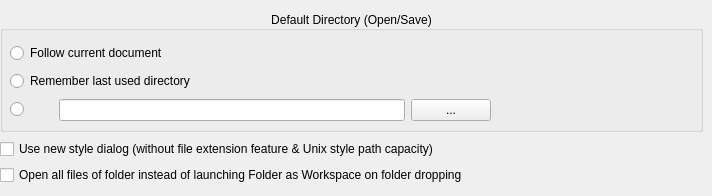
       <widget class="QWidget" name="IDD_PREFERENCE_DEFAULTDIRECTORY_BOX">
        <widget class="QWidget" name="layoutWidget">
         <property name="geometry">
          <rect>
           <x>0</x>
           <y>10</y>
           <width>703</width>
           <height>177</height>
          </rect>
         </property>
         <layout class="QVBoxLayout" name="verticalLayout_13">
          <item>
           <widget class="QGroupBox" name="IDC_OPENSAVEDIR_GR_STATIC">
            <property name="minimumSize">
             <size>
              <width>0</width>
              <height>121</height>
             </size>
            </property>
            <property name="maximumSize">
             <size>
              <width>16777215</width>
              <height>121</height>
             </size>
            </property>
            <property name="title">
             <string>Default Directory (Open/Save)</string>
            </property>
            <property name="alignment">
             <set>Qt::AlignCenter</set>
            </property>
            <widget class="QWidget" name="layoutWidget">
             <property name="geometry">
              <rect>
               <x>10</x>
               <y>30</y>
               <width>481</width>
               <height>82</height>
              </rect>
             </property>
             <layout class="QGridLayout" name="gridLayout_3" columnstretch="1,8,1">
              <item row="1" column="0" colspan="3">
               <widget class="QRadioButton" name="IDC_OPENSAVEDIR_REMEMBERLAST_RADIO">
                <property name="text">
                 <string>Remember last used directory</string>
                </property>
               </widget>
              </item>
              <item row="2" column="0">
               <widget class="QRadioButton" name="IDC_OPENSAVEDIR_ALWAYSON_RADIO">
                <property name="text">
                 <string/>
                </property>
               </widget>
              </item>
              <item row="2" column="1">
               <widget class="QLineEdit" name="IDC_OPENSAVEDIR_ALWAYSON_EDIT"/>
              </item>
              <item row="2" column="2">
               <widget class="QPushButton" name="IDD_OPENSAVEDIR_ALWAYSON_BROWSE_BUTTON">
                <property name="text">
                 <string>...</string>
                </property>
               </widget>
              </item>
              <item row="0" column="0" colspan="3">
               <widget class="QRadioButton" name="IDC_OPENSAVEDIR_FOLLOWCURRENT_RADIO">
                <property name="text">
                 <string>Follow current document</string>
                </property>
               </widget>
              </item>
             </layout>
            </widget>
           </widget>
          </item>
          <item>
           <layout class="QVBoxLayout" name="verticalLayout_12">
            <item>
             <widget class="QCheckBox" name="IDC_OPENSAVEDIR_CHECK_USENEWSTYLESAVEDIALOG">
              <property name="text">
               <string>Use new style dialog (without file extension feature &amp;&amp; Unix style path capacity)</string>
              </property>
             </widget>
            </item>
            <item>
             <widget class="QCheckBox" name="IDC_OPENSAVEDIR_CHECK_DRROPFOLDEROPENFILES">
              <property name="text">
               <string>Open all files of folder instead of launching Folder as Workspace on folder dropping</string>
              </property>
             </widget>
            </item>
           </layout>
          </item>
         </layout>
        </widget>
       </widget>
